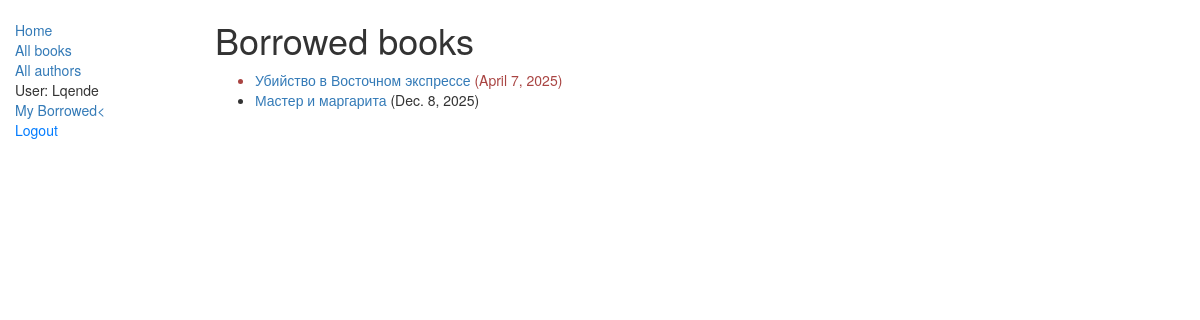
/catalog/mybooks/ (signed in), run on the app's committed database.
### catalog/models.py (models this page shows, shortened)
class BookInstance(models.Model):
    id = models.UUIDField(primary_key=True, default=uuid.uuid4, help_text="Unique ID for this particular book across whole library")
    book = models.ForeignKey('Book', on_delete=models.SET_NULL, null=True)
    imprint = models.CharField(max_length=200)
    due_back = models.DateField(null=True, blank=True)
    borrower = models.ForeignKey(User, on_delete=models.SET_NULL, null=True, blank=True)
    LOAN_STATUS = (
        ('m', 'Maintenance'),
        ('o', 'On loan'),
        ('a', 'Available'),
        ('r', 'Reserved'),
    )
    status = models.CharField(max_length=1, choices=LOAN_STATUS, blank=True, default='m', help_text='Book availability')
    @property
    def is_overdue(self):
        if self.due_back and date.today() > self.due_back:
            return True
        return False
    class Meta:
        ordering = ["due_back"]
        permissions = [
            ("can_mark_returned", "Can mark book as returned"),
        ]

class Book(models.Model):
    title = models.CharField(max_length=200)
    author = models.ForeignKey('Author', on_delete=models.SET_NULL, null=True)
    summary = models.TextField(max_length=1000, help_text="Enter a brief description of the book")
    isbn = models.CharField('ISBN',max_length=13, help_text='13 Character <a href="https://www.isbn-international.org/content/what-isbn">ISBN number</a>')
    genre = models.ManyToManyField(Genre, help_text="Select a genre for this book")
    def display_genre(self):
        """
        Creates a string for the Genre. This is required to display genre in Admin.
        """
        return ', '.join([genre.name for genre in self.genre.all()[:3]])
    display_genre.short_description = 'Genre'

### catalog/views.py (the view)
# urls.py: path('mybooks/', views.LoanedBooksByUserListView.as_view(), name='my-borrowed'),
class LoanedBooksByUserListView(LoginRequiredMixin, generic.ListView):
    model = BookInstance
    template_name = 'catalog/bookinstance_list_borrowed_user.html'
    paginate_by = 10
    def get_queryset(self):
        return BookInstance.objects.filter(
            borrower=self.request.user
        ).filter(
            status__exact='o'
        ).order_by('due_back')

### catalog/templates/catalog/bookinstance_list_borrowed_user.html
{% extends "base_generic.html" %}
{% block content %}
    <h1>Borrowed books</h1>
    {% if bookinstance_list %}
    <ul>
      {% for bookinst in bookinstance_list %}
      <li class="{% if bookinst.is_overdue %}text-danger{% endif %}">
        <a href="{% url 'book-detail' bookinst.book.pk %}">{{bookinst.book.title}}</a> ({{ bookinst.due_back }})
      </li>
      {% endfor %}
    </ul>
    {% else %}
      <p>There are no books borrowed.</p>
    {% endif %}
{% endblock %}

### catalog/templates/base_generic.html (shortened to what this page needs)
<!doctype html>
<html lang="en">
  <head>
    <link
      rel="stylesheet"
      href="https://maxcdn.bootstrapcdn.com/bootstrap/3.3.7/css/bootstrap.min.css" />
    {% load static %}
    <link rel="stylesheet" href="{% static 'css/styles.css' %}" />
  </head>
  <body>
    <div class="container-fluid">
      <div class="row">
        <div class="col-sm-2">
          {% block sidebar %}
            <ul class="sidebar-nav">
              <li><a href="{% url 'index' %}">Home</a></li>
              <li><a href="{% url 'books' %}">All books</a></li>
              <li><a href="{% url 'authors' %}">All authors</a></li>
              {% if user.is_authenticated %}
                <li>User: {{ user.get_username }}</li>
                <li><a href="{% url 'my-borrowed' %}">My Borrowed<</a></li>
                <li>
                  <form method="post" action="{% url 'logout' %}" style="display: inline;">
                  <button type="submit" style="background: none; border: none; color: #007bff; padding: 0; cursor: pointer;">
                      Logout
                  </button>
                  </form>
                </li>
              {% else %}
                <li><a href="{% url 'login'%}?next={{request.path}}">Login</a></li>
              {% endif %}
            </ul>
          {% endblock %}
        </div>
        <div class="col-sm-10 ">{% block content %}{% endblock %}
        </div>
      </div>
    </div>
  </body>
</html>

### catalog/static/css/styles.css (style rules this page uses)
.sidebar-nav { margin-top: 20px; padding: 0; list-style: none; }

### data on the page
BookInstance: book "Убийство в Восточном экспрессе", due_back "April 7, 2025"
BookInstance: book "Мастер и маргарита", due_back "Dec. 8, 2025"

### other printed values
{{ user.get_username }} "Lqende"
